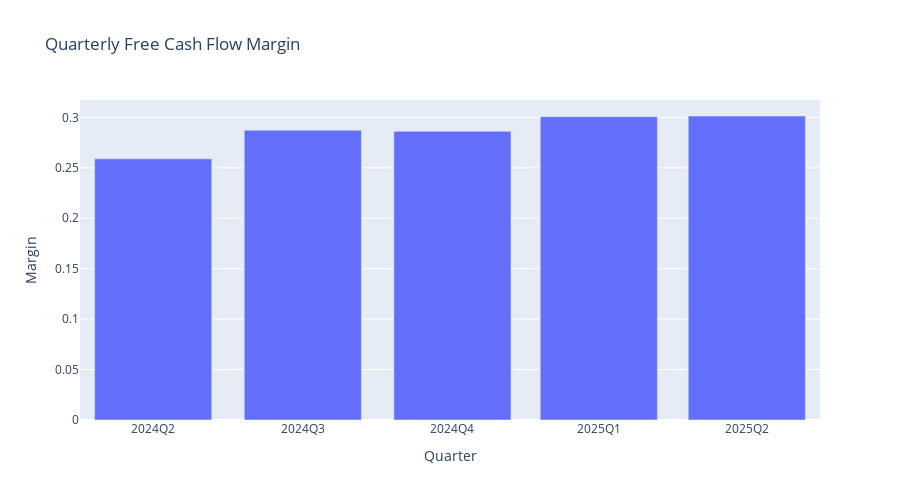

The notebook cell saved with this chart:
### Code cell
wix_fcf_margin_q_bar = px.bar(wix_fcf_margin_q, x=wix_fcf_margin_q.index, y=wix_fcf_margin_q.values, 
                              title='Quarterly Free Cash Flow Margin', height=500)
wix_fcf_margin_q_bar.update_layout(xaxis_title='Quarter', yaxis_title='Margin')
wix_fcf_margin_q_bar.update_xaxes(tickvals=wix_fcf_margin_q.index, ticktext=quarter_labels)
wix_fcf_margin_q_bar.show()

### Figure 1 — Plotly figure (JSON) as saved in the notebook; plotly's stock layout.template omitted (floating-point values rounded to 4 significant figures)
{"data": [{"hovertemplate": "index=%{x}<br>y=%{y}<extra></extra>", "legendgroup": "", "marker": {"color": "#636efa", "pattern": {"shape": ""}}, "name": "", "orientation": "v", "showlegend": false, "textposition": "auto", "type": "bar", "x": ["2025-06-30T00:00:00.000000000", "2025-03-31T00:00:00.000000000", "2024-12-31T00:00:00.000000000", "2024-09-30T00:00:00.000000000", "2024-06-30T00:00:00.000000000"], "xaxis": "x", "y": [0.3014, 0.3007, 0.2862, 0.2873, 0.2589], "yaxis": "y"}], "layout": {"barmode": "relative", "height": 500, "legend": {"tracegroupgap": 0}, "title": {"text": "Quarterly Free Cash Flow Margin"}, "xaxis": {"anchor": "y", "domain": [0, 1], "ticktext": ["2025Q2", "2025Q1", "2024Q4", "2024Q3", "2024Q2", "2024Q1"], "tickvals": ["2025-06-30T00:00:00.000000000", "2025-03-31T00:00:00.000000000", "2024-12-31T00:00:00.000000000", "2024-09-30T00:00:00.000000000", "2024-06-30T00:00:00.000000000"], "title": {"text": "Quarter"}}, "yaxis": {"anchor": "x", "domain": [0, 1], "title": {"text": "Margin"}}}}
